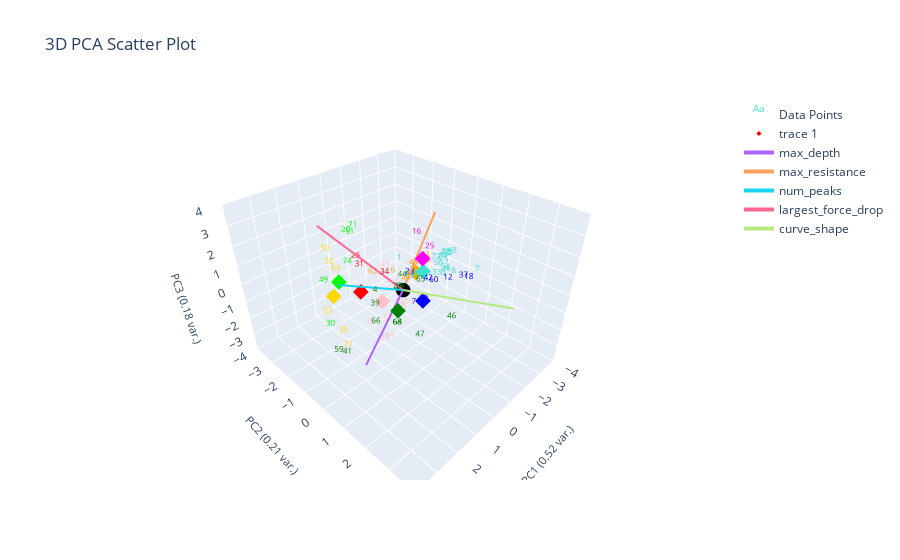

Here is the notebook cell this chart was saved with:
### Markdown cell above
# Clustering data with ES-D removed (Corrected)

### Code cell
# should labels be fixed or not
labeled_data_esd_removed = marions_labeled_data[marions_labeled_data[ylabel_name] != 'ES-D'].copy()
marions_labeled_data_esd_removed = marions_labeled_data[marions_labeled_data[ylabel_name] != 'ES-D']

# print('Labeled data only')
# plotting.plot_clusters_seperately(labeled_data_esd_removed[f'{ylabel_name}_nums'], curve_data, ylabel_name, bold_idxs=labeled_data_esd_removed.index.tolist(), cluster_category_names=list(ylabel_to_cluster_num.keys()))

# print('ES-D' in labeled_data_esd_removed['marions_ylabels_2'].values)
label_centroids_esd_removed = find_labels_centroids(labeled_data_esd_removed, ylabel_to_cluster_num, ylabel_name)
pseudo_data_esd_removed = find_closest_centroid(data_features, label_centroids_esd_removed, ylabel_name)

# print('Corrected')
# print(print('ES-D' in pseudo_data_esd_removed['pseudo_marions_ylabels_2'].values))
# changed_ylabel_idxs = find_changed_ylabel_data(labeled_data_esd_removed, pseudo_data_esd_removed, ylabel_name)
# corrected_pseudo_data_esd_removed = correct_pseudo_ylabels_to_actual(pseudo_data_esd_removed, marions_labeled_data, ylabel_name, changed_ylabel_idxs)
# print(corrected_pseudo_data_esd_removed)
# plotting.plot_clusters_seperately(corrected_pseudo_data_esd_removed[f'pseudo_{ylabel_name}_nums'], curve_data, ylabel_name, cluster_category_names=list(ylabel_to_cluster_num.keys()), pseudo_corrections=labeled_data_esd_removed)
# print(label_centroids_esd_removed)
# plotting.plot_pca(corrected_pseudo_data_esd_removed, corrected_pseudo_data_esd_removed[f'pseudo_{ylabel_name}_nums'], 3, graph_title="", ylabel_name=ylabel_name, centroids=label_centroids_esd_removed)

print('Uncorrected')
find_changed_ylabel_data(marions_labeled_data_esd_removed, pseudo_data_esd_removed, ylabel_name)
# print(pseudo_data_esd_removed[['filenames', f'pseudo_{ylabel_name}']])
# print(pseudo_data_esd_removed.loc[marions_labeled_data_esd_removed.index][['filenames', f'pseudo_{ylabel_name}']])


# plotting.get_curve_idx_from_cluster_color('pink', pseudo_data_esd_removed[f'pseudo_{ylabel_name}_nums'], pseudo_data_esd_removed.index, data_features)
# plotting.get_curve_idx_from_cluster_color('orange', pseudo_data_esd_removed[f'pseudo_{ylabel_name}_nums'], pseudo_data_esd_removed.index, data_features)
# # print(pseudo_data_esd_removed[:3])
# indicies = pseudo_data_esd_removed[pseudo_data_esd_removed['filenames'].isin(['WS23_L3_T1_P_23.csv','WS23_L3_T1_P_25.csv'])].index
# plotting.plot_specific_curves([indicies.tolist()[0]], curve_data, data_features, color='pink')
# plotting.plot_specific_curves([indicies.tolist()[1]], curve_data, data_features, color='orange')


plotting.plot_clusters_seperately(pseudo_data_esd_removed[f'pseudo_{ylabel_name}_nums'], curve_data, ylabel_name, cluster_category_names=list(ylabel_to_cluster_num.keys()), bold_idxs=marions_labeled_data_esd_removed.index)
# print(label_centroids_esd_removed)
plotting.plot_pca(pseudo_data_esd_removed, pseudo_data_esd_removed[f'pseudo_{ylabel_name}_nums'], 3, graph_title="", ylabel_name=ylabel_name, centroids=label_centroids_esd_removed,
                only_plot_cluster_labels=[])
plotting.pca_analysis(pseudo_data_esd_removed)
ylabel_to_cluster_num = {'ES-B':0, 'ES-BW':1, 'ES-S':2, 'ES-S-Plates':3, 'ES-D':4, 'LS':5, 'F':6, 'LS/F':7, 'ES-DB':8, 'ES': 9}

### Figure 1 — Plotly figure (JSON) as saved in the notebook; plotly's stock layout.template omitted (floating-point values rounded to 4 significant figures)
{"data": [{"mode": "text", "name": "Data Points", "text": ["0", "1", "2", "3", "4", "5", "6", "7", "8", "9", "10", "11", "12", "13", "14", "15", "16", "17", "18", "19", "20", "21", "22", "23", "24", "25", "26", "27", "28", "29", "30", "31", "32", "33", "34", "35", "36", "37", "38", "39", "40", "41", "42", "43", "44", "45", "46", "47", "48", "49", "50", "51", "52", "53", "54", "55", "56", "57", "58", "59", "60", "61", "62", "63", "64", "65", "66", "67", "68", "69", "70", "71", "72", "73", "74", "75", "76", "77"], "textfont": {"color": ["turquoise", "turquoise", "pink", "turquoise", "green", "turquoise", "orange", "turquoise", "turquoise", "pink", "pink", "turquoise", "blue", "orange", "green", "pink", "magenta", "turquoise", "blue", "pink", "lime", "turquoise", "pink", "turquoise", "turquoise", "magenta", "red", "green", "blue", "pink", "lime", "red", "turquoise", "turquoise", "red", "gold", "turquoise", "blue", "blue", "green", "orange", "green", "blue", "pink", "green", "orange", "green", "green", "turquoise", "lime", "gold", "lime", "orange", "gold", "turquoise", "gold", "turquoise", "pink", "pink", "green", "blue", "turquoise", "orange", "gold", "green", "green", "green", "orange", "green", "pink", "pink", "lime", "turquoise", "turquoise", "lime", "turquoise", "blue", "gold"], "size": 8}, "type": "scatter3d", "x": [-1.233, -0.7734, 0.07805, -2.31, 1.74, -0.9559, -1.198, -1.772, -1.53, -0.377, -0.2349, -2.14, -1.183, -1.995, 1.275, -0.4026, -1.451, -1.868, -1.098, 1.182, 0.5963, -0.733, -0.2477, -0.7311, -2.154, -1.327, 1.137, 0.7081, -0.4433, 1.667, 3.803, 0.8954, -0.8618, -1.292, 1.048, 2.997, -1.333, -1.005, -0.1835, 1.956, -0.8069, 3.259, -0.8456, 0.3595, 0.821, -1.649, 1.623, 1.435, -2.382, 2.88, 1.057, 1.203, -1.495, 2.631, -1.809, 1.333, -1.647, 0.6285, -0.07713, 3.86, -0.9216, -2.277, -0.8036, 1.538, 1.173, 0.5964, 1.998, -1.648, 1.272, 0.0497, 1.761, 0.6385, -2.338, -1.506, 1.407, -2.339, -0.3077, 3.078], "y": [0.76, -0.8841, -0.5916, 0.2406, 0.3841, -0.04468, -1.581, 1.746, 0.9808, -0.2961, 0.07943, 0.08934, 1.013, -0.6487, 1.007, -0.5607, -0.6339, 0.3177, 1.881, 0.4197, -2.155, -0.1261, -0.3689, -0.2933, 0.02188, 0.05704, -1.111, 0.3863, -0.08345, 0.6776, 0.635, -1.25, -0.2137, 0.4356, 0.1492, 0.1906, 0.7971, 1.725, 0.7763, 0.5826, -0.5914, 0.5673, 0.4137, -0.4924, 0.6921, -0.3374, 3.168, 1.955, 0.2718, -0.7138, -2.862, -1.277, -0.8083, -1.019, 0.4353, -2.347, 0.2262, -0.1538, -0.1979, 0.9722, 0.6129, 0.03028, -2.33, -1.744, 0.8098, 1.252, 0.6327, -0.8315, 0.8733, -0.009247, 0.1418, -1.745, 0.03224, 0.2135, -1.243, 0.09649, 0.3427, 0.4513], "z": [0.1447, 0.1882, -0.8515, 0.3157, 0.8553, -0.3172, -1.241, 0.7051, 0.2263, -1.011, -1.374, 0.1486, 0.1139, -0.186, 1.179, -1.402, 1.429, 0.06011, 0.7898, -2.086, 1.684, -0.3097, -0.326, -0.3003, 0.07967, 1.106, 1.226, 0.3742, 0.1357, -1.584, 0.8045, 0.5526, -0.2811, -0.08133, 1.165, -0.5339, 0.3249, 0.8218, -0.6345, 0.4452, -0.8159, -1.153, -0.1366, 0.7128, 1.268, -0.0962, 1.656, -0.4241, 0.4341, 1.275, 0.5064, 2.373, -0.5564, -0.7745, -0.07607, 0.2222, 0.1148, -1.941, -1.534, -0.165, -0.1481, 0.1672, -1.576, 0.3845, -0.9581, 1.269, -0.4272, -0.5121, -0.8342, -1.533, -1.047, 2.188, 0.2638, 0.5153, 1.006, 0.2361, -1.197, -1.042]}, {"marker": {"color": ["red", "gold", "blue", "green", "pink", "turquoise", "orange", "lime", "magenta"], "size": 4, "symbol": "diamond"}, "mode": "markers", "type": "scatter3d", "x": [1.485, 2.027, -0.1369, 1.297, 0.6214, -1.143, -1.648, 2.2, -1.15], "y": [-0.5408, -1.335, 0.769, 0.9423, -0.4062, -0.05893, -0.8315, -0.7602, -0.1088], "z": [0.4503, -0.01373, -0.1305, 0.4208, -0.5276, 0.3254, -0.5121, 1.244, 0.9886]}, {"marker": {"color": "black", "size": 5}, "mode": "markers", "name": "Origin", "showlegend": false, "type": "scatter3d", "x": [0], "y": [0], "z": [0]}, {"line": {"width": 4}, "mode": "lines+text", "name": "max_depth", "textposition": "top center", "type": "scatter3d", "x": [0, 2.786], "y": [0, 0.9337], "z": [0, -1.402]}, {"line": {"width": 4}, "mode": "lines+text", "name": "max_resistance", "textposition": "top center", "type": "scatter3d", "x": [0, -2.622], "y": [0, -0.7721], "z": [0, 2.402]}, {"line": {"width": 4}, "mode": "lines+text", "name": "num_peaks", "textposition": "top center", "type": "scatter3d", "x": [0, 2.567], "y": [0, -0.3212], "z": [0, 1.61]}, {"line": {"width": 4}, "mode": "lines+text", "name": "largest_force_drop", "textposition": "top center", "type": "scatter3d", "x": [0, 1.942], "y": [0, -1.924], "z": [0, 3.142]}, {"line": {"width": 4}, "mode": "lines+text", "name": "curve_shape", "textposition": "top center", "type": "scatter3d", "x": [0, -0.01456], "y": [0, 4.441], "z": [0, 2.19]}], "layout": {"autosize": true, "scene": {"xaxis": {"range": [-4, 4], "title": {"font": {"size": 11}, "text": "PC1 (0.52 var.)"}}, "yaxis": {"range": [-4, 4], "title": {"font": {"size": 11}, "text": "PC2 (0.21 var.)"}}, "zaxis": {"range": [-4, 4], "title": {"font": {"size": 11}, "text": "PC3 (0.18 var.)"}}}, "title": {"text": "3D PCA Scatter Plot"}}}
